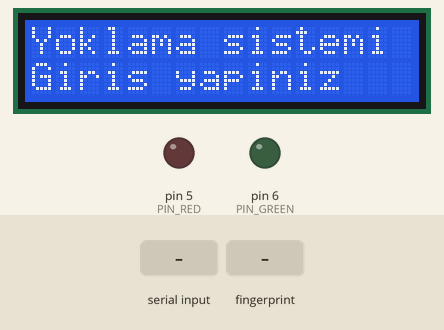
Recording of a sketch running on a simulated Arduino Mega 2560, built with avr-gcc and run on an emulated ATmega2560. On the bench: 16×2 character LCD, output pins drawn as LEDs (lit = HIGH). Inputs (shaded band) come from the test bench. What the sketch prints to the serial monitor is not drawn.

Above: at 2.2 s.
2.3 s: "s90\n" received over Serial
At 2.9 s:
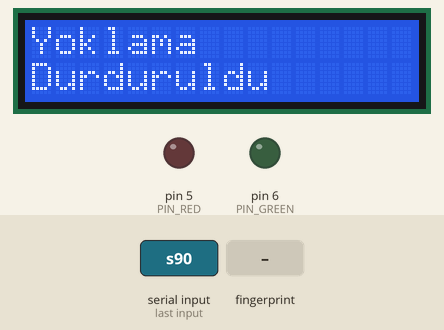
5.3 s: "D90\n" received over Serial
At 7.5 s:
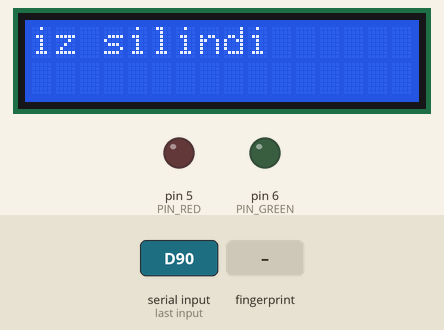
7.8 s: "E90\n" received over Serial
At 8.9 s:
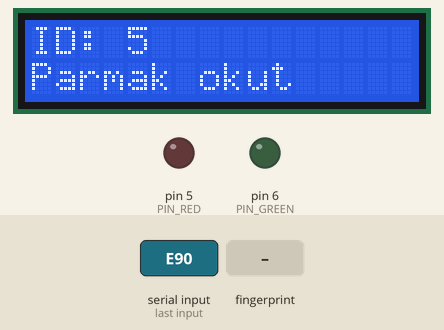
10.8 s: finger stored as number 1 placed on the sensor
At 12.2 s:
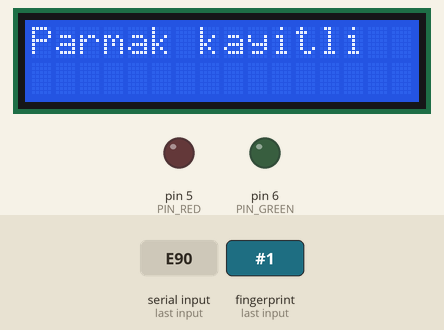
13.8 s: "A90\n" received over Serial
At 15.9 s:
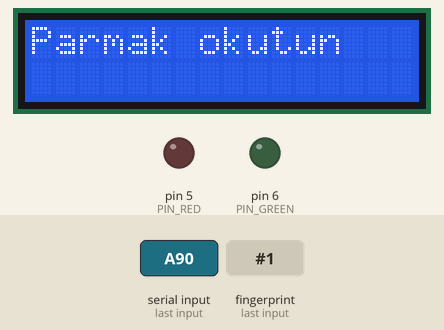
16.8 s: finger stored as number 1 placed on the sensor
At 18.7 s:
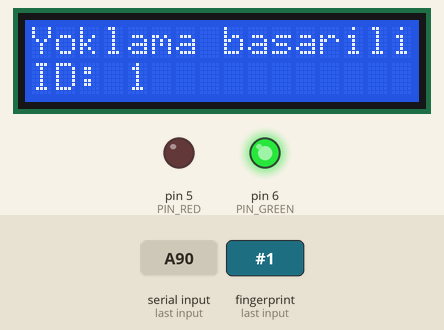
Timing chart, 0 to 20.8 s (numbered marks = the images above; inputs shaded):
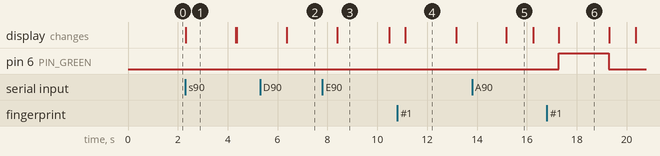

The sketch:

Main_arduino_code.ino
```cpp
#include <Adafruit_Fingerprint.h>
#include <Wire.h>
#include <LiquidCrystal_I2C.h>

#if (defined(AVR) || defined(ESP8266)) && !defined(AVR_ATmega2560)
#include <SoftwareSerial.h>
SoftwareSerial mySerial(2, 3);
#else
#define mySerial Serial1
#endif

const int PIN_RED = 5;
const int PIN_GREEN = 6;

Adafruit_Fingerprint finger = Adafruit_Fingerprint(&mySerial);
LiquidCrystal_I2C lcd(0x27, 16, 2);
char received;
bool stopProcessing = false;
bool enrollSuccess = false;
bool fingerPrintActive = false;

void setup() {
    Serial.begin(57600);
    mySerial.begin(57600);
    lcd.init();
    lcd.backlight();
    lcd.setCursor(0, 0);
    lcd.print("Yoklama sistemi");
    lcd.setCursor(0, 1);
    lcd.print("Giris yapiniz");

    finger.begin(57600);
    if (finger.verifyPassword()) {
        Serial.println("Found fingerprint sensor!");
    } else {
        Serial.println("Did not find fingerprint sensor :(");
        while (1) { delay(1); }
    }

    pinMode(PIN_RED, OUTPUT);
    pinMode(PIN_GREEN, OUTPUT);
}

void loop() {
    while (!stopProcessing) {
        if (Serial.available() > 0) {
            received = Serial.read();

            if (received == '1') {
                lcd.clear();
                lcd.setCursor(0, 0);
                lcd.print("Giris Basarili");
                delay(2000);
                lcd.clear();
            } else if (received == '0') {
                lcd.clear();
                lcd.setCursor(0, 0);
                lcd.print("Hatali giris");
                lcd.setCursor(0, 1);
                lcd.print("Tekrar deneyin");
                delay(2000);
                lcd.clear();
            } else if (received == 'E') {
                enrollSuccess = enrollFingerprint();
            } else if (received == 'D') {
                int id = readIdFromSerial();
                deleteFingerprint(id);
            } else if (received == 'A') {
                fingerPrintActive = true;
                while (fingerPrintActive) {
                    checkAndDisplayFingerprint();
                    if (stopProcessing) {
                        break;
                    }
                }
            } else if (received == 's') {
                stopProcessing = true;
                lcd.clear();
                lcd.setCursor(0, 0);
                lcd.print("Yoklama");
                lcd.setCursor(0, 1);
                lcd.print("Durduruldu");
                delay(2000);
                lcd.clear();
            }
        }
    }

    stopProcessing = false;
}

void setColor(int R, int G) {
    analogWrite(PIN_RED, R);
    analogWrite(PIN_GREEN, G);
}

bool enrollFingerprint() {
    int id = findAvailableID();
    if (id == -1) {
        lcd.clear();
        lcd.setCursor(0, 0);
        lcd.print("No available IDs");
        delay(2000);
        lcd.clear();
        return false;
    }

    lcd.clear();
    lcd.setCursor(0, 0);
    lcd.print("ID: ");
    lcd.print(id);
    lcd.setCursor(0, 1);
    lcd.print("Parmak okut");
    delay(2000);

    if (getFingerprintEnrollStep(1) != FINGERPRINT_OK) {
        lcd.clear();
        lcd.setCursor(0, 0);
        lcd.print("Hata olustu");
        delay(2000);
        lcd.clear();
        return false;
    }

    if (checkFingerprintAlreadyEnrolled()) {
        lcd.clear();
        lcd.setCursor(0, 0);
        lcd.print("Parmak kayitli");
        delay(2000);
        lcd.clear();
        return false;
    }

    lcd.clear();
    lcd.setCursor(0, 0);
    lcd.print("Parmaginizi");
    lcd.setCursor(0, 1);
    lcd.print("cekiniz");
    delay(2000);

    lcd.clear();
    lcd.setCursor(0, 0);
    lcd.print("Tekrar okutun");
    delay(2000);

    int enrollStatus = getFingerprintEnrollStep(2);
    if (enrollStatus == FINGERPRINT_OK) {
        lcd.setCursor(0, 1);
        lcd.print("Eslestirme...");
        enrollStatus = finger.createModel();
        if (enrollStatus == FINGERPRINT_OK) {
            finger.storeModel(id);
            digitalWrite(PIN_RED, LOW);
            digitalWrite(PIN_GREEN, HIGH);
            delay(2000);
            digitalWrite(PIN_GREEN, LOW);
            lcd.clear();
            lcd.setCursor(0, 0);
            lcd.print("Kayit basarili!");
            lcd.setCursor(0, 1);
            Serial.println(id);
            lcd.print("ID: ");
            lcd.print(id);
            delay(2000);
            lcd.clear();
            return true;
        } else if (enrollStatus == FINGERPRINT_ENROLLMISMATCH) {
            lcd.clear();
            lcd.setCursor(0, 0);
            lcd.print("Eslestirme yok");
            delay(2000);
            lcd.clear();
        } else {
            lcd.clear();
            lcd.setCursor(0, 0);
            lcd.print("Kayit basarisiz");
            delay(2000);
            lcd.clear();
        }
    } else {
        lcd.clear();
        lcd.setCursor(0, 0);
        lcd.print("Hata olustu");
        delay(2000);
        lcd.clear();
    }
    return false;
}

int findAvailableID() {
    for (int id = 1; id < 128; id++) {
        if (finger.loadModel(id) != FINGERPRINT_OK) {
            return id;
        }
    }
    return -1;
}

bool checkFingerprintAlreadyEnrolled() {
    int p = finger.fingerFastSearch();
    return (p == FINGERPRINT_OK);
}

uint8_t getFingerprintEnrollStep(int step) {
    int p = -1;

    // Read fingerprint
    p = getImageWithRetry();
    if (p != FINGERPRINT_OK) {
        return p;
    }

    p = finger.image2Tz(step);
    if (p != FINGERPRINT_OK) {
        return p;
    }

    return FINGERPRINT_OK;
}

int getImageWithRetry() {
    int p;
    while (true) {
        p = finger.getImage();
        if (p == FINGERPRINT_OK) {
            break;
        }
        if (p == FINGERPRINT_NOFINGER) {
            lcd.setCursor(0, 1);
            lcd.print("Parmak bekleniyor...");
        } else {
            lcd.setCursor(0, 1);
            lcd.print("Hata: ");
            lcd.print(p);
        }
        delay(100);
    }
    return p;
}

int readIdFromSerial() {
    while (!Serial.available()) {
        delay(10);
    }
    return Serial.parseInt();
}

void deleteFingerprint(int id) {
    int p = finger.deleteModel(id);
    if (p == FINGERPRINT_OK) {
        Serial.println("Fingerprint deleted successfully.");
        lcd.clear();
        lcd.setCursor(0, 0);
        lcd.print("iz silindi");
        delay(2000);
        lcd.clear();
    }
}

void checkAndDisplayFingerprint() {
    while (fingerPrintActive) {
        lcd.clear();
        lcd.setCursor(0, 0);
        lcd.print("Parmak okutun");
        delay(1000);
        if (Serial.available() > 0) {
            char command = Serial.read();
            if (command == 's') {
                fingerPrintActive = false;
                lcd.clear();
                return;
            }
        }

        int imageStatus = getImageWithRetry();
        if (imageStatus != FINGERPRINT_OK) {
            lcd.clear();
            lcd.setCursor(0, 0);
            lcd.print("Okunamadı");
            lcd.setCursor(0, 1);
            lcd.print("Bastan Deneyin");
            delay(2000);
            lcd.clear();
            continue;
        }

        int imageToTemplateStatus = finger.image2Tz();
        if (imageToTemplateStatus != FINGERPRINT_OK) {
            lcd.clear();
            Serial.print("Image to Template Error: ");
            Serial.println(imageToTemplateStatus);
            continue;
        }

        int searchStatus = finger.fingerFastSearch();
        if (searchStatus == FINGERPRINT_OK) {
            lcd.clear();
            lcd.setCursor(0, 0);
            lcd.print("Yoklama basarili");
            lcd.setCursor(0, 1);
            lcd.print("ID: ");
            lcd.print(finger.fingerID);
            Serial.print("Fingerprint ID: ");
            Serial.println(finger.fingerID);
            digitalWrite(PIN_RED, LOW);
            digitalWrite(PIN_GREEN, HIGH);
            delay(2000);
            digitalWrite(PIN_GREEN, LOW);
            lcd.clear();
            break;
        } else {
            lcd.clear();
            lcd.setCursor(0, 0);
            lcd.print("Parmak kayitli");
            lcd.setCursor(0, 1);
            lcd.print("degil");
            digitalWrite(PIN_GREEN, LOW);
            digitalWrite(PIN_RED, HIGH);
            delay(2000);
            digitalWrite(PIN_RED, LOW);
            Serial.print("Fingerprint not found, status: ");
            Serial.println(searchStatus);
            lcd.clear();
            continue;
        }
    }
}
```

Measured:
- after the input at 2.3 s, the display: changes at once (image 1)
- after the input at 5.3 s, the display: changes after 1.1 s (image 2)
- after the input at 7.8 s, the display: changes after 0.59 s (image 3)
- after the input at 10.8 s, the display: changes after 0.33 s (image 4)
- after the input at 13.8 s, the display: changes after 1.4 s (image 5)
- after the input at 16.8 s, pin 6 (PIN_GREEN): LOW → HIGH after 0.48 s, → LOW 2.0 s later; the display: changes after 0.48 s (image 6)
- what the display in image 1 shows lasts 2.0 s, from 2.3 s to 4.3 s
